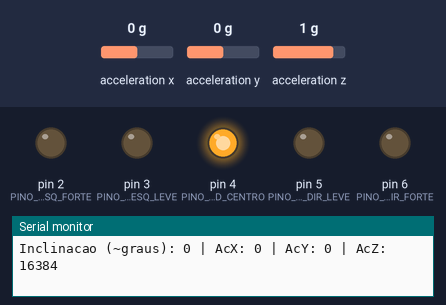
This sketch was run on a simulated Arduino Uno, built with avr-gcc and run on an emulated ATmega328P. Parts: output pins drawn as LEDs (lit = HIGH), the last lines printed to the serial monitor. Wiring (inferred from the names in the program): MPU-6050 motion sensor at I2C address 0x68. Inputs (shaded band) come from the test bench; at power-on: acceleration x 0 g, acceleration y 0 g, acceleration z 1 g.

Above: at 1.2 s.
1.3 s: acceleration x set to -1.4 g
At 2.5 s:
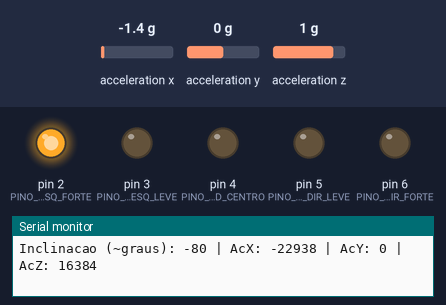
2.8 s: acceleration x set to -0.4 g
5.8 s: acceleration x set to -0.1 g
At 6.5 s:
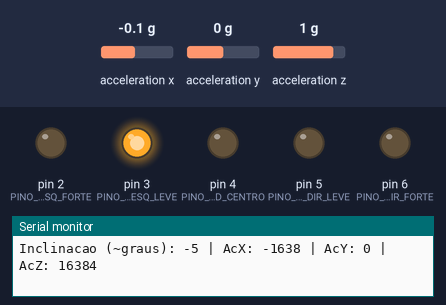
7.3 s: acceleration x set to 0.8 g
At 8.5 s:
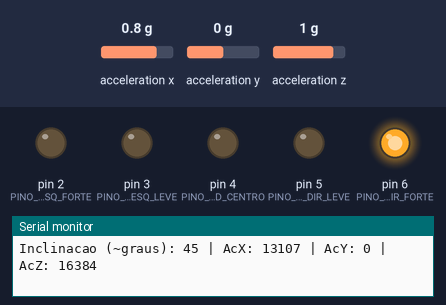
8.8 s: acceleration x set to 0.4 g
11.8 s: acceleration x set to 0.1 g
At 12.6 s:
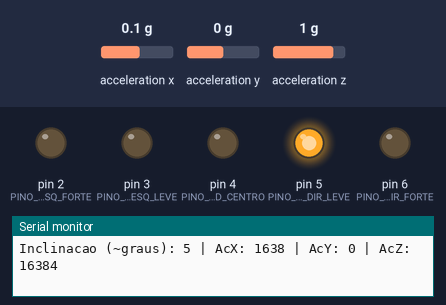
Timing chart, 0 to 14.3 s (numbered marks = the images above; inputs shaded):
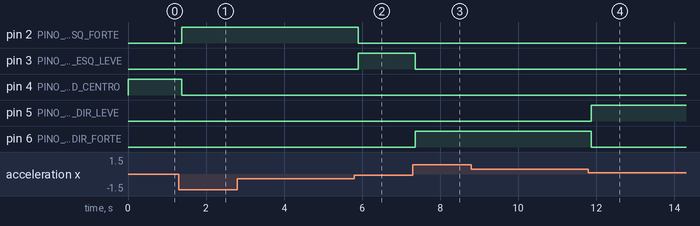

Measured:
- the behaviour switches between -0.3 and -0.2 g on acceleration x (found by bisection; images 1 and 2)
- the behaviour switches between 0.3 and 0.2 g on acceleration x (found by bisection; images 3 and 4)
- after the input at 1.3 s, pin 2 (PINO_LED_ESQ_FORTE): LOW → HIGH after 0.08 s; pin 4 (PINO_LED_CENTRO): HIGH → LOW after 0.08 s
- after the input at 5.8 s, pin 2 (PINO_LED_ESQ_FORTE): HIGH → LOW after 0.10 s; pin 3 (PINO_LED_ESQ_LEVE): LOW → HIGH after 0.10 s
- after the input at 7.3 s, pin 3 (PINO_LED_ESQ_LEVE): HIGH → LOW after 0.06 s; pin 6 (PINO_LED_DIR_FORTE): LOW → HIGH after 0.06 s
- after the input at 11.8 s, pin 5 (PINO_LED_DIR_LEVE): LOW → HIGH after 0.07 s; pin 6 (PINO_LED_DIR_FORTE): HIGH → LOW after 0.07 s

The sketch:

p69_nivel_eletronico_com_acelerometro.ino
```cpp
// ============================================================================
// Projeto 69 — Nível Eletrônico com Acelerômetro
// Placa: Arduino Uno R3 (ATmega328P) | Bibliotecas: Wire
// Material: 80 Projetos Arduino
// Leitura direta dos registradores I2C do MPU6050 (0x68) + Régua de 5 LEDs
// ============================================================================

#include <Wire.h>

const byte PINO_LED_ESQ_FORTE = 2;  // Vermelho Esquerda
const byte PINO_LED_ESQ_LEVE  = 3;  // Amarelo Esquerda
const byte PINO_LED_CENTRO    = 4;  // Verde Centro (Nivelado!)
const byte PINO_LED_DIR_LEVE  = 5;  // Amarelo Direita
const byte PINO_LED_DIR_FORTE = 6;  // Vermelho Direita
const byte PINO_I2C_SDA       = A4; // Barramento I2C SDA
const byte PINO_I2C_SCL       = A5; // Barramento I2C SCL

const byte ENDERECO_MPU = 0x68;

// AJUSTE AQUI: Compensação de zero caso o módulo esteja levemente inclinado na protoboard
const int OFFSET_INCLINACAO = 0;

void acenderUnicoLed(byte pinoAtivo) {
  const byte todos[5] = {
    PINO_LED_ESQ_FORTE, PINO_LED_ESQ_LEVE, PINO_LED_CENTRO,
    PINO_LED_DIR_LEVE, PINO_LED_DIR_FORTE
  };
  for (byte i = 0; i < 5; i++) {
    digitalWrite(todos[i], (todos[i] == pinoAtivo) ? HIGH : LOW);
  }
}

void setup() {
  (void)PINO_I2C_SDA;
  (void)PINO_I2C_SCL;
  Serial.begin(9600);

  pinMode(PINO_LED_ESQ_FORTE, OUTPUT);
  pinMode(PINO_LED_ESQ_LEVE, OUTPUT);
  pinMode(PINO_LED_CENTRO, OUTPUT);
  pinMode(PINO_LED_DIR_LEVE, OUTPUT);
  pinMode(PINO_LED_DIR_FORTE, OUTPUT);

  Wire.begin();
  // Acorda o MPU6050 escrevendo 0 no registrador PWR_MGMT_1 (0x6B)
  Wire.beginTransmission(ENDERECO_MPU);
  Wire.write(0x6B);
  Wire.write(0x00);
  Wire.endTransmission(true);

  Serial.println(F("Sistema pronto! Nivel Eletronico MPU6050 iniciado."));
}

void loop() {
  // Solicita 6 bytes de aceleração a partir do registrador ACCEL_XOUT_H (0x3B)
  Wire.beginTransmission(ENDERECO_MPU);
  Wire.write(0x3B);
  Wire.endTransmission(false);
  Wire.requestFrom(ENDERECO_MPU, (uint8_t)6, (uint8_t)true);

  int16_t acX = 0, acY = 0, acZ = 0;
  if (Wire.available() >= 6) {
    acX = (Wire.read() << 8) | Wire.read();
    acY = (Wire.read() << 8) | Wire.read();
    acZ = (Wire.read() << 8) | Wire.read();
  }

  // Na escala padrão ±2g, ~285 unidades equivalem a ~1 grau de inclinação
  int inclinacao = (acX / 285) + OFFSET_INCLINACAO;

  if (inclinacao < -12) {
    acenderUnicoLed(PINO_LED_ESQ_FORTE);
  } else if (inclinacao < -3) {
    acenderUnicoLed(PINO_LED_ESQ_LEVE);
  } else if (inclinacao <= 3) {
    acenderUnicoLed(PINO_LED_CENTRO);
  } else if (inclinacao <= 12) {
    acenderUnicoLed(PINO_LED_DIR_LEVE);
  } else {
    acenderUnicoLed(PINO_LED_DIR_FORTE);
  }

  Serial.print(F("Inclinacao (~graus): "));
  Serial.print(inclinacao);
  Serial.print(F(" | AcX: "));
  Serial.print(acX);
  Serial.print(F(" | AcY: "));
  Serial.print(acY);
  Serial.print(F(" | AcZ: "));
  Serial.println(acZ);

  delay(120);
}
```
